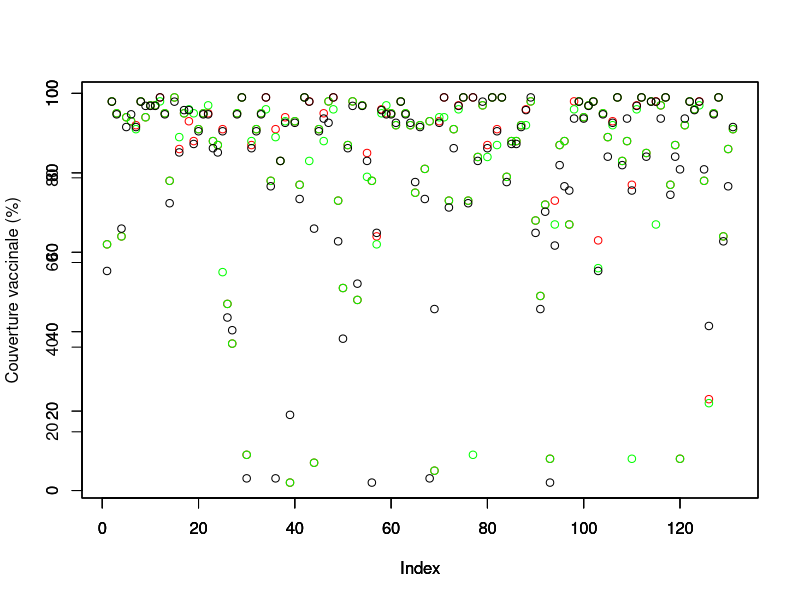
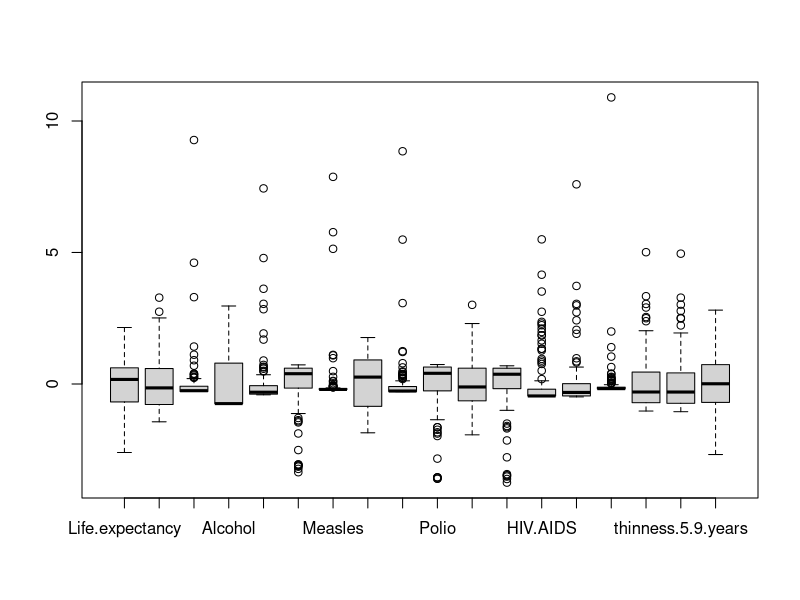
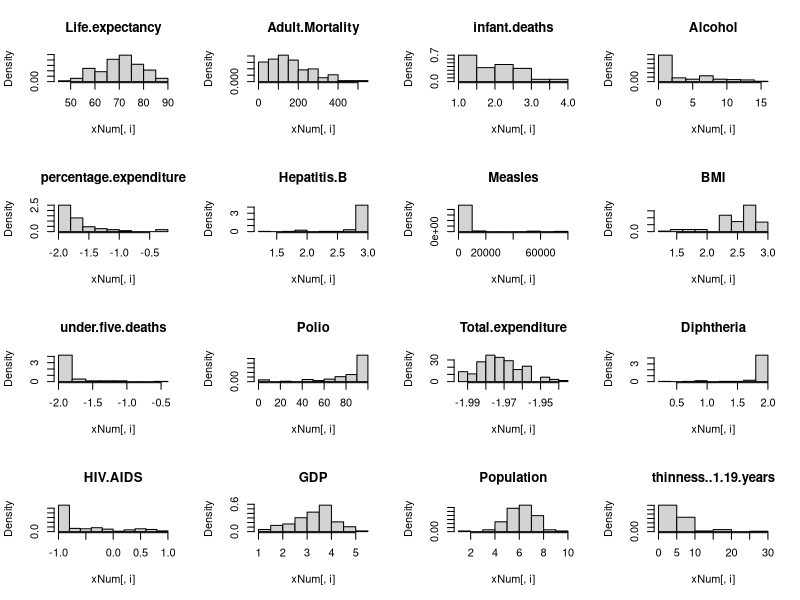
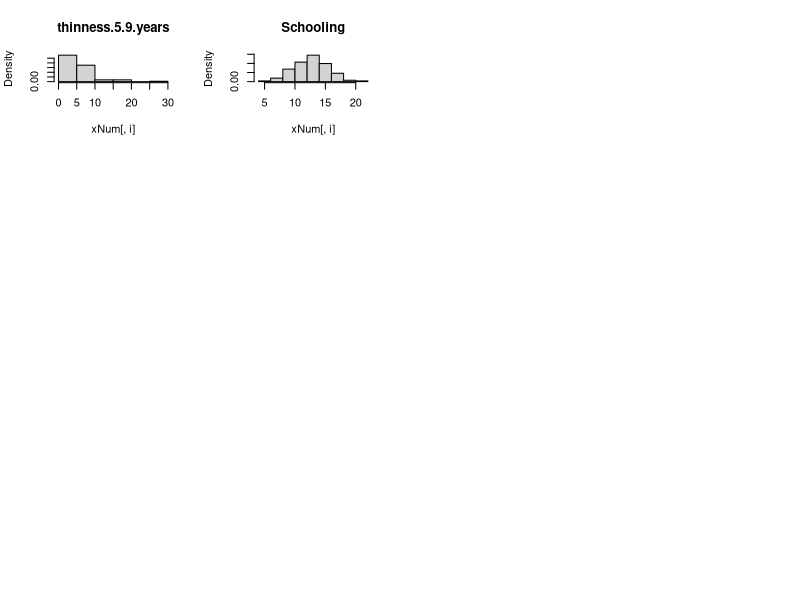
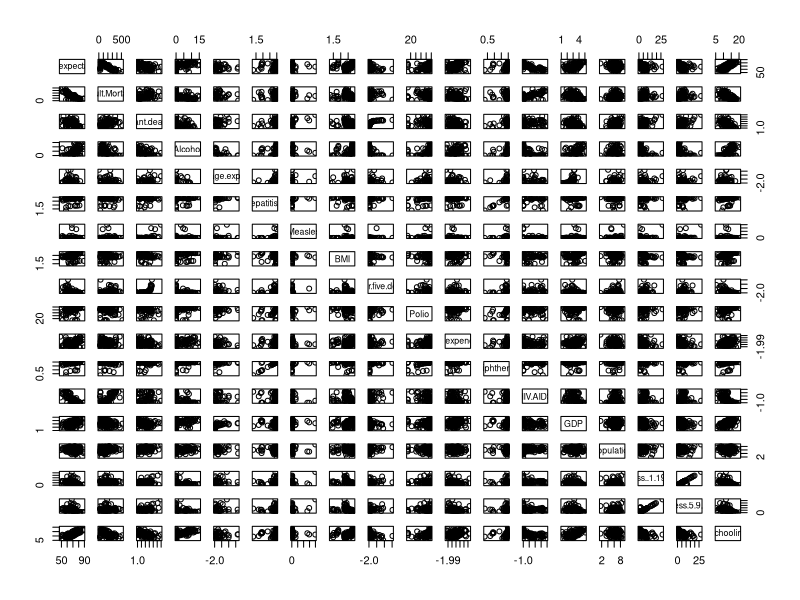

The R source for these figures, in order:
## ---- chunk 1
# on ouvre le jeu de données
data = read.table("LifeExpectationData-Etudiants.csv")
## ---- chunk 2
# on affiche les 6 premières lignes
head(data)
## ---- chunk 3
summary(data)
## ---- chunk 4
colSums(is.na(data))
## ---- chunk 5
table(data$Year)
## ---- chunk 6
# Identification des pays :

## ---- chunk 7

## ---- chunk 8
country_2014_polio = data[which(data$Year == 2014),]$Polio
country_2014_dipht = data[which(data$Year == 2014),]$Diphtheria
country_2014_hB = data[which(data$Year == 2014),]$Hepatitis.B

summary(country_2014_polio)
summary(country_2014_dipht)
summary(country_2014_hB)
## ---- chunk 9
plot(country_2014_dipht, col = "red", ylab = "")
par(new = TRUE)
plot(country_2014_hB, col = "green", ylab = "")
par(new = TRUE)
plot(country_2014_polio, col = "black", ylab = "Couverture vaccinale (%)")
## ---- chunk 10
# création de la nouvelle variable couverture vaccinale qui est la moyenne des 3 autres pour chaque pays, pour chaque année. Y a plusieurs outliers dans les données, genre Afghanistan 2004 

## ---- chunk 11
Y2014=data[which(data$Year==2014),]
Y2014$Year<-c()
xNum<-Y2014
xNum$Country<-c()
xNum$Status<-c() # on enleve les var qualitatives
str(xNum)
## ---- chunk 12
boxplot(scale(xNum))
## ---- chunk 13
par(mfrow=c(4,4))

# on prend la base log10 pour mieux repartir certaines
for (i in c(12,13,14,15)){
  xNum[,i] = log10(xNum[,i])
}

# on assure que y a pas 0 dans les 3 variables Infant.deaths, Measles, under.five.deaths
for (i in c(3,6,8)){
  xNum[,i] = log10(xNum[,i])+1
}

# on ajuste la fonction pour avoir une loi gaussienne pour les 3 variables qui ne sont pas bien repartie avec log10 (On a besion des loi gausiennes pour faire des modeles lineaires)
for (i in c(5,9,11)){
  xNum[,i] = -log10(100-xNum[,i])
}

# on affiche les histogrammes
for (i in 1:ncol(xNum)){
  hist(xNum[,i],freq=FALSE,main=names(xNum)[i])
}
## ---- chunk 14
pairs(xNum)
